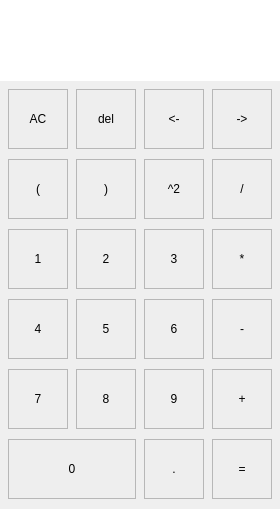
<?xml version="1.0" encoding="UTF-8"?>
<ui version="4.0">
 <class>Calculator</class>
 <widget class="QWidget" name="Calculator">
  <property name="geometry">
   <rect>
    <x>0</x>
    <y>0</y>
    <width>280</width>
    <height>509</height>
   </rect>
  </property>
  <property name="minimumSize">
   <size>
    <width>280</width>
    <height>375</height>
   </size>
  </property>
  <property name="maximumSize">
   <size>
    <width>1000</width>
    <height>1000</height>
   </size>
  </property>
  <property name="mouseTracking">
   <bool>true</bool>
  </property>
  <property name="tabletTracking">
   <bool>true</bool>
  </property>
  <property name="windowTitle">
   <string>Calculator</string>
  </property>
  <property name="styleSheet">
   <string notr="true">*
{
border:none
}
QPushButton
{
	color:black;
	background-color:rgb(238 , 238 , 238);
	border: 1px solid rgb(183 , 183 , 183);
}
 
QPushButton:hover
{
	color:black;
	background-color:rgb(228 , 240 , 250);
	border: 1px solid rgb(15 , 150 , 255);
}
 
QPushButton:pressed
{
	color:black;
	background-color:rgb(204 , 228 , 247);
	border: 1px solid rgb(1 , 84 , 153);
	padding-left:3px;
	padding-top:3px;
}</string>
  </property>
  <widget class="QLineEdit" name="line_expression">
   <property name="geometry">
    <rect>
     <x>0</x>
     <y>0</y>
     <width>281</width>
     <height>41</height>
    </rect>
   </property>
   <property name="font">
    <font>
     <pointsize>15</pointsize>
     <bold>true</bold>
    </font>
   </property>
   <property name="text">
    <string/>
   </property>
   <property name="alignment">
    <set>Qt::AlignRight|Qt::AlignTrailing|Qt::AlignVCenter</set>
   </property>
  </widget>
  <widget class="QLineEdit" name="line_result">
   <property name="geometry">
    <rect>
     <x>0</x>
     <y>40</y>
     <width>281</width>
     <height>41</height>
    </rect>
   </property>
   <property name="font">
    <font>
     <pointsize>20</pointsize>
     <italic>false</italic>
     <bold>true</bold>
     <underline>false</underline>
     <strikeout>false</strikeout>
    </font>
   </property>
   <property name="mouseTracking">
    <bool>true</bool>
   </property>
   <property name="tabletTracking">
    <bool>false</bool>
   </property>
   <property name="text">
    <string/>
   </property>
   <property name="alignment">
    <set>Qt::AlignRight|Qt::AlignTrailing|Qt::AlignVCenter</set>
   </property>
   <property name="readOnly">
    <bool>true</bool>
   </property>
  </widget>
  <widget class="QWidget" name="layoutWidget">
   <property name="geometry">
    <rect>
     <x>0</x>
     <y>79</y>
     <width>281</width>
     <height>432</height>
    </rect>
   </property>
   <property name="minimumSize">
    <size>
     <width>0</width>
     <height>0</height>
    </size>
   </property>
   <layout class="QGridLayout" name="gridLayout">
    <property name="spacing">
     <number>0</number>
    </property>
    <item row="3" column="3">
     <widget class="QPushButton" name="b_substract">
      <property name="minimumSize">
       <size>
        <width>0</width>
        <height>60</height>
       </size>
      </property>
      <property name="maximumSize">
       <size>
        <width>60</width>
        <height>60</height>
       </size>
      </property>
      <property name="text">
       <string>-</string>
      </property>
     </widget>
    </item>
    <item row="1" column="3">
     <widget class="QPushButton" name="b_divide">
      <property name="minimumSize">
       <size>
        <width>0</width>
        <height>60</height>
       </size>
      </property>
      <property name="maximumSize">
       <size>
        <width>60</width>
        <height>60</height>
       </size>
      </property>
      <property name="text">
       <string>/</string>
      </property>
     </widget>
    </item>
    <item row="2" column="0">
     <widget class="QPushButton" name="b_1">
      <property name="minimumSize">
       <size>
        <width>0</width>
        <height>60</height>
       </size>
      </property>
      <property name="maximumSize">
       <size>
        <width>60</width>
        <height>60</height>
       </size>
      </property>
      <property name="text">
       <string>1</string>
      </property>
     </widget>
    </item>
    <item row="0" column="0">
     <widget class="QPushButton" name="b_AC">
      <property name="minimumSize">
       <size>
        <width>0</width>
        <height>60</height>
       </size>
      </property>
      <property name="maximumSize">
       <size>
        <width>60</width>
        <height>60</height>
       </size>
      </property>
      <property name="text">
       <string>AC</string>
      </property>
     </widget>
    </item>
    <item row="0" column="2">
     <widget class="QPushButton" name="b_cursor_leftShift">
      <property name="minimumSize">
       <size>
        <width>0</width>
        <height>60</height>
       </size>
      </property>
      <property name="maximumSize">
       <size>
        <width>60</width>
        <height>60</height>
       </size>
      </property>
      <property name="text">
       <string>&lt;-</string>
      </property>
     </widget>
    </item>
    <item row="4" column="2">
     <widget class="QPushButton" name="b_9">
      <property name="sizePolicy">
       <sizepolicy hsizetype="Minimum" vsizetype="Fixed">
        <horstretch>0</horstretch>
        <verstretch>0</verstretch>
       </sizepolicy>
      </property>
      <property name="minimumSize">
       <size>
        <width>0</width>
        <height>60</height>
       </size>
      </property>
      <property name="maximumSize">
       <size>
        <width>60</width>
        <height>60</height>
       </size>
      </property>
      <property name="text">
       <string>9</string>
      </property>
     </widget>
    </item>
    <item row="0" column="3">
     <widget class="QPushButton" name="b_cursor_rightShift">
      <property name="enabled">
       <bool>true</bool>
      </property>
      <property name="sizePolicy">
       <sizepolicy hsizetype="Fixed" vsizetype="Fixed">
        <horstretch>0</horstretch>
        <verstretch>0</verstretch>
       </sizepolicy>
      </property>
      <property name="minimumSize">
       <size>
        <width>0</width>
        <height>60</height>
       </size>
      </property>
      <property name="maximumSize">
       <size>
        <width>60</width>
        <height>60</height>
       </size>
      </property>
      <property name="text">
       <string>-&gt;</string>
      </property>
     </widget>
    </item>
    <item row="2" column="3">
     <widget class="QPushButton" name="b_multiply">
      <property name="minimumSize">
       <size>
        <width>0</width>
        <height>60</height>
       </size>
      </property>
      <property name="maximumSize">
       <size>
        <width>60</width>
        <height>60</height>
       </size>
      </property>
      <property name="text">
       <string>*</string>
      </property>
     </widget>
    </item>
    <item row="5" column="0" colspan="2">
     <widget class="QPushButton" name="b_0">
      <property name="minimumSize">
       <size>
        <width>0</width>
        <height>60</height>
       </size>
      </property>
      <property name="maximumSize">
       <size>
        <width>1000</width>
        <height>1000</height>
       </size>
      </property>
      <property name="text">
       <string>0</string>
      </property>
     </widget>
    </item>
    <item row="3" column="1">
     <widget class="QPushButton" name="b_5">
      <property name="minimumSize">
       <size>
        <width>0</width>
        <height>60</height>
       </size>
      </property>
      <property name="maximumSize">
       <size>
        <width>60</width>
        <height>60</height>
       </size>
      </property>
      <property name="text">
       <string>5</string>
      </property>
     </widget>
    </item>
    <item row="1" column="0">
     <widget class="QPushButton" name="b_bracket_Left">
      <property name="minimumSize">
       <size>
        <width>0</width>
        <height>60</height>
       </size>
      </property>
      <property name="maximumSize">
       <size>
        <width>60</width>
        <height>60</height>
       </size>
      </property>
      <property name="text">
       <string>(</string>
      </property>
     </widget>
    </item>
    <item row="4" column="0">
     <widget class="QPushButton" name="b_7">
      <property name="minimumSize">
       <size>
        <width>0</width>
        <height>60</height>
       </size>
      </property>
      <property name="maximumSize">
       <size>
        <width>60</width>
        <height>60</height>
       </size>
      </property>
      <property name="text">
       <string>7</string>
      </property>
     </widget>
    </item>
    <item row="5" column="3">
     <widget class="QPushButton" name="b_equal">
      <property name="minimumSize">
       <size>
        <width>0</width>
        <height>60</height>
       </size>
      </property>
      <property name="maximumSize">
       <size>
        <width>60</width>
        <height>60</height>
       </size>
      </property>
      <property name="text">
       <string>=</string>
      </property>
     </widget>
    </item>
    <item row="4" column="3">
     <widget class="QPushButton" name="b_plus">
      <property name="minimumSize">
       <size>
        <width>0</width>
        <height>60</height>
       </size>
      </property>
      <property name="maximumSize">
       <size>
        <width>60</width>
        <height>60</height>
       </size>
      </property>
      <property name="text">
       <string>+</string>
      </property>
     </widget>
    </item>
    <item row="0" column="1">
     <widget class="QPushButton" name="b_del">
      <property name="minimumSize">
       <size>
        <width>0</width>
        <height>60</height>
       </size>
      </property>
      <property name="maximumSize">
       <size>
        <width>60</width>
        <height>60</height>
       </size>
      </property>
      <property name="text">
       <string>del</string>
      </property>
     </widget>
    </item>
    <item row="2" column="1">
     <widget class="QPushButton" name="b_2">
      <property name="minimumSize">
       <size>
        <width>0</width>
        <height>60</height>
       </size>
      </property>
      <property name="maximumSize">
       <size>
        <width>60</width>
        <height>60</height>
       </size>
      </property>
      <property name="mouseTracking">
       <bool>true</bool>
      </property>
      <property name="autoFillBackground">
       <bool>false</bool>
      </property>
      <property name="text">
       <string>2</string>
      </property>
     </widget>
    </item>
    <item row="3" column="0">
     <widget class="QPushButton" name="b_4">
      <property name="minimumSize">
       <size>
        <width>0</width>
        <height>60</height>
       </size>
      </property>
      <property name="maximumSize">
       <size>
        <width>60</width>
        <height>60</height>
       </size>
      </property>
      <property name="text">
       <string>4</string>
      </property>
     </widget>
    </item>
    <item row="5" column="2">
     <widget class="QPushButton" name="b_point">
      <property name="minimumSize">
       <size>
        <width>0</width>
        <height>60</height>
       </size>
      </property>
      <property name="maximumSize">
       <size>
        <width>60</width>
        <height>60</height>
       </size>
      </property>
      <property name="text">
       <string>.</string>
      </property>
     </widget>
    </item>
    <item row="1" column="1">
     <widget class="QPushButton" name="b_bracketRight">
      <property name="minimumSize">
       <size>
        <width>0</width>
        <height>60</height>
       </size>
      </property>
      <property name="maximumSize">
       <size>
        <width>60</width>
        <height>60</height>
       </size>
      </property>
      <property name="text">
       <string>)</string>
      </property>
     </widget>
    </item>
    <item row="3" column="2">
     <widget class="QPushButton" name="b_6">
      <property name="minimumSize">
       <size>
        <width>0</width>
        <height>60</height>
       </size>
      </property>
      <property name="maximumSize">
       <size>
        <width>60</width>
        <height>60</height>
       </size>
      </property>
      <property name="text">
       <string>6</string>
      </property>
     </widget>
    </item>
    <item row="2" column="2">
     <widget class="QPushButton" name="b_3">
      <property name="minimumSize">
       <size>
        <width>0</width>
        <height>60</height>
       </size>
      </property>
      <property name="maximumSize">
       <size>
        <width>60</width>
        <height>60</height>
       </size>
      </property>
      <property name="text">
       <string>3</string>
      </property>
     </widget>
    </item>
    <item row="4" column="1">
     <widget class="QPushButton" name="b_8">
      <property name="minimumSize">
       <size>
        <width>0</width>
        <height>60</height>
       </size>
      </property>
      <property name="maximumSize">
       <size>
        <width>60</width>
        <height>60</height>
       </size>
      </property>
      <property name="text">
       <string>8</string>
      </property>
     </widget>
    </item>
    <item row="1" column="2">
     <widget class="QPushButton" name="b_power2">
      <property name="minimumSize">
       <size>
        <width>0</width>
        <height>60</height>
       </size>
      </property>
      <property name="maximumSize">
       <size>
        <width>60</width>
        <height>60</height>
       </size>
      </property>
      <property name="text">
       <string>^2</string>
      </property>
     </widget>
    </item>
   </layout>
  </widget>
 </widget>
 <resources/>
 <connections/>
</ui>
